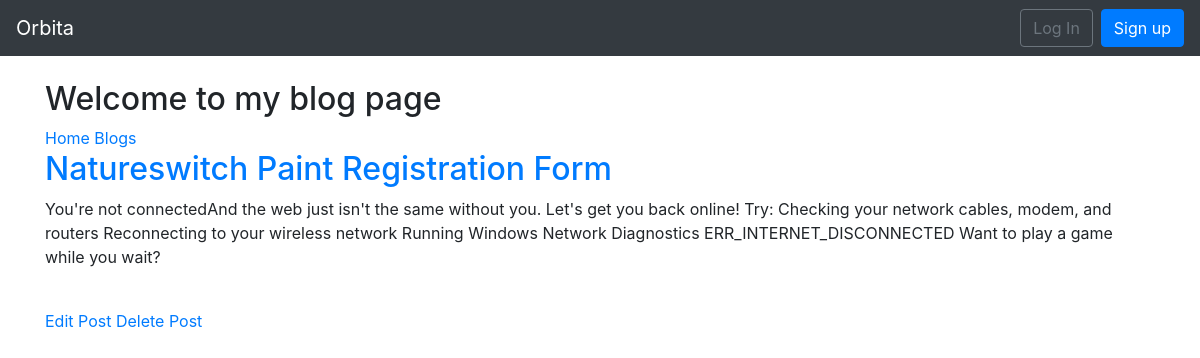
The app's page /blog/post/2/ with its own data.
### blog/models.py (models this page shows, shortened)
class Post(models.Model):
	author = models.ForeignKey(get_user_model(), on_delete=models.CASCADE, related_name='posts')
	title = models.CharField(max_length=200)
	body = models.TextField()
	created = models.DateTimeField(auto_now_add=True)
	updated = models.DateTimeField(auto_now=True)

### blog/views.py (the view)
# urls.py: path('post/<int:pk>/', views.BlogDetailView.as_view(), name='post_detail'),
class BlogDetailView(DetailView):
	model = Post
	template_name = 'blog/post_detail.html'

### templates/blog/post_detail.html (shortened to what this page needs)
{% extends 'base.html' %}
{% block content %}
<h2>Welcome to my blog page</h2>
<a href="{% url 'index' %}">Home</a>
<a href="{% url 'post_list' %}">Blogs</a>
<br>
	<div class="post-entry">
		<h2><a href="{}">{{ post.title }}</a></h2>
		<p>{{ post.body }}</p>
	</div>
	<br>
	<a href="{% url 'post_edit' post.pk %}">Edit Post</a>
	<a href="{% url 'post_delete' post.pk %}">Delete Post</a>
{% endblock content %}

### records on screen
Post: title "Natureswitch Paint Registration Form", body "You're not connectedAnd the web just isn't the same without you. Let's get you back online! Try: Checking your network cables, modem, and routers Reconnecting to your wireless network Running Windows Network Diagnostics ERR_INTERNET_DISCONNECTED Want to play a game while you wait?"
